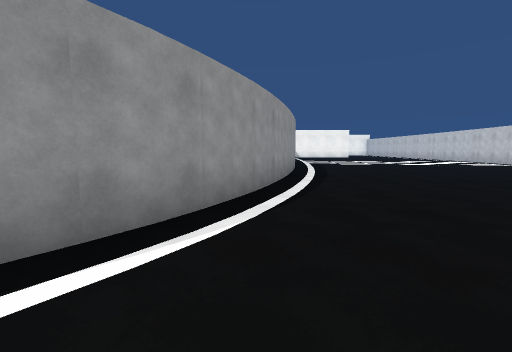
view 1 (above)

22 first-person views from a walk through a Unity game level. The camera is 1.5 m above the floor, tilts 6° down and sees 90° across. The floor is counted in squares, 2 m on a side. Each view is taken from the middle of a square. On the plan, view 1 faces up. The plan holds only what a view shows up to about 9 squares ahead; the rest is blank. The place goes on beyond the plan. Surface patterns are stand-ins for the level's own textures.

view 2
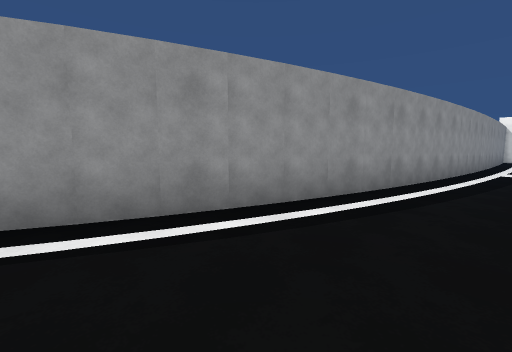

view 3
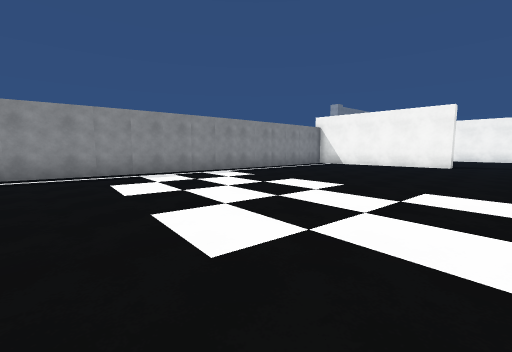

view 4
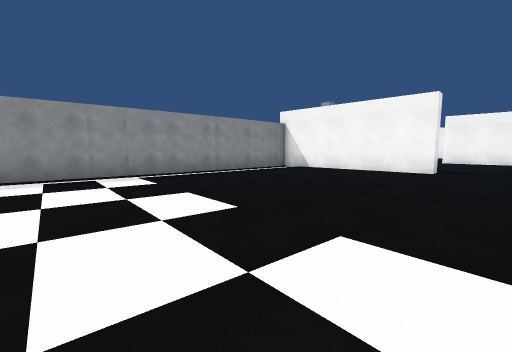

view 5
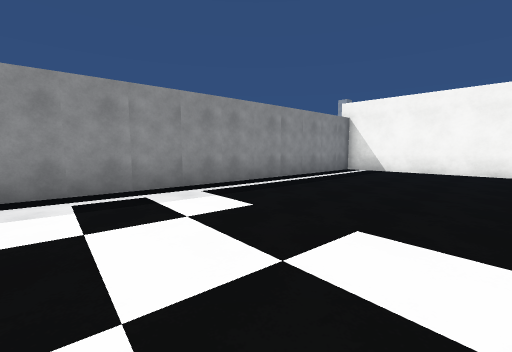

view 6
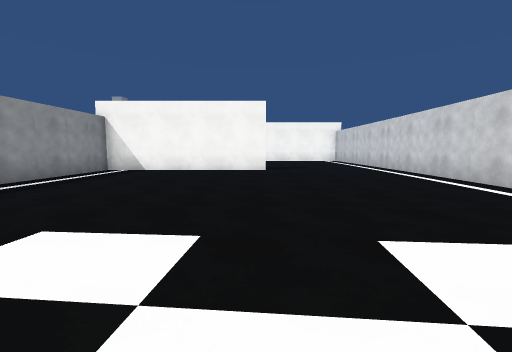

view 7
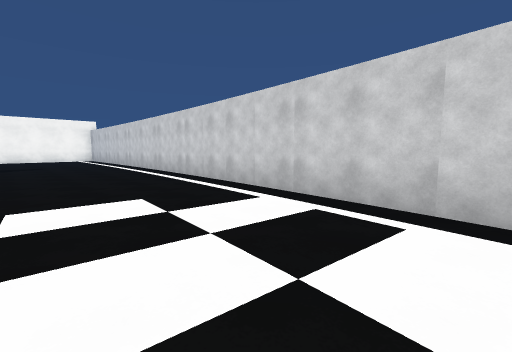

view 8
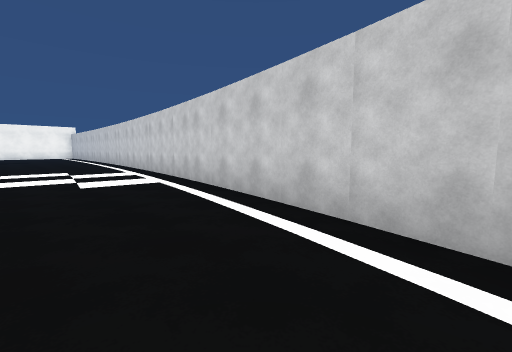

view 9
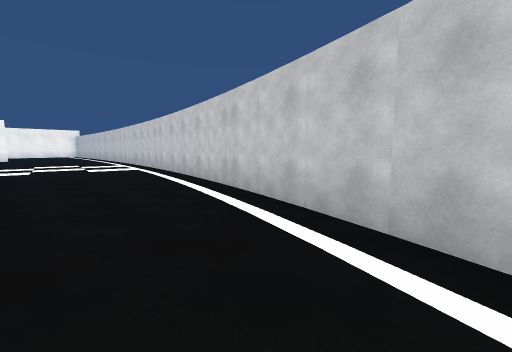

view 10
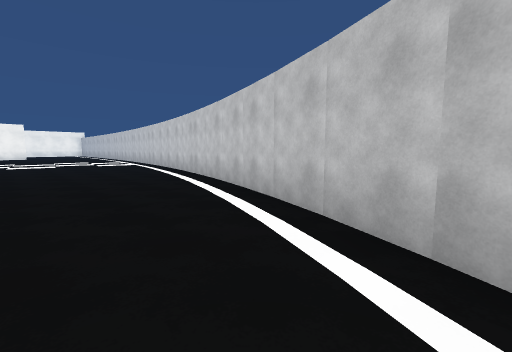

view 11
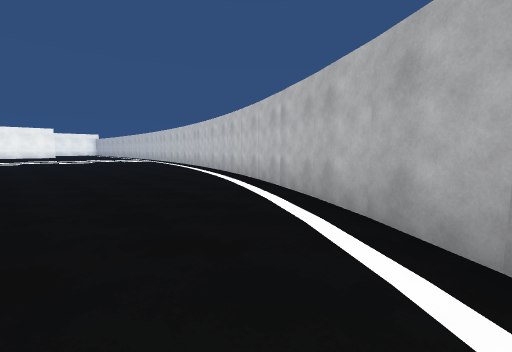

view 12
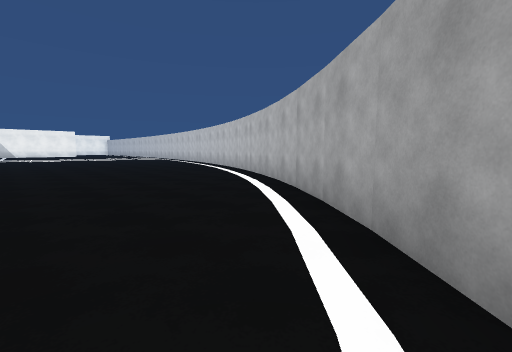

view 13
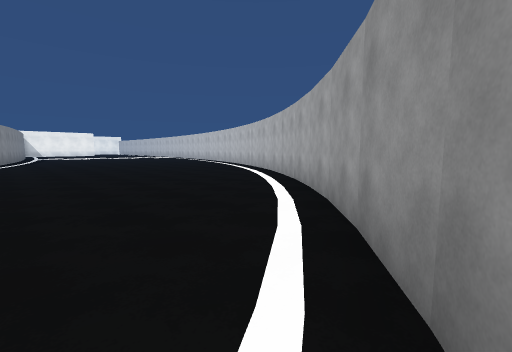

view 14
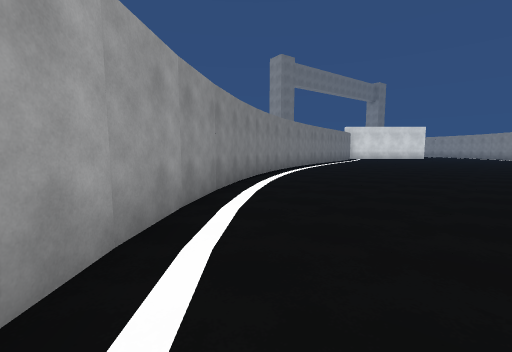

view 15
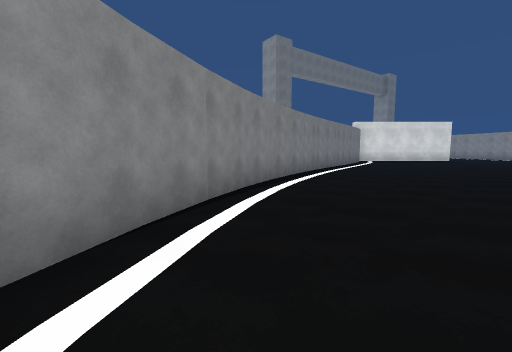

view 16
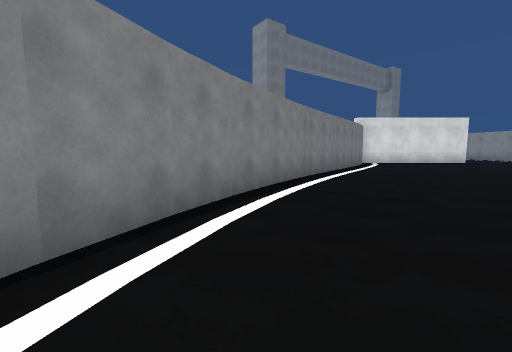

view 17
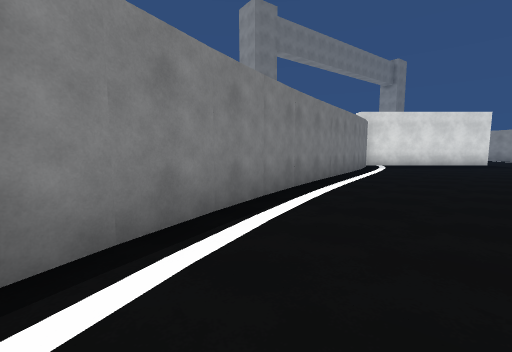

view 18
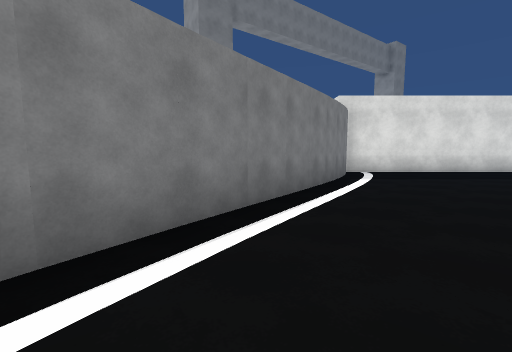

view 19
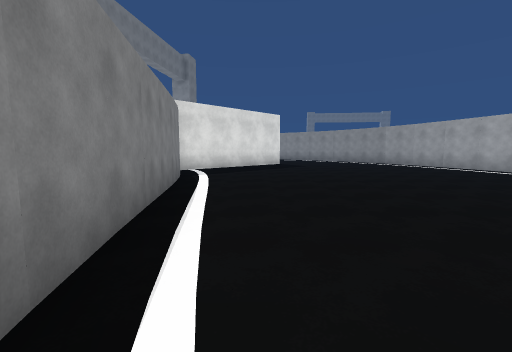

view 20
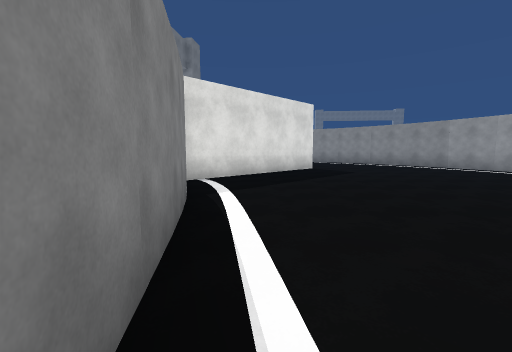

view 21
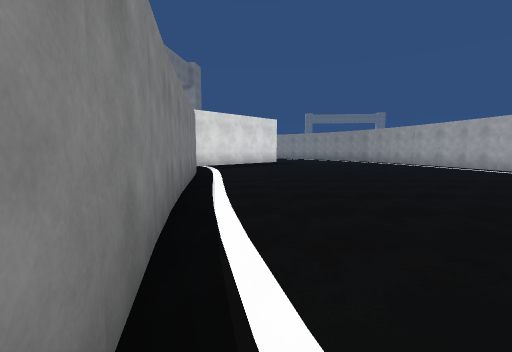

view 22
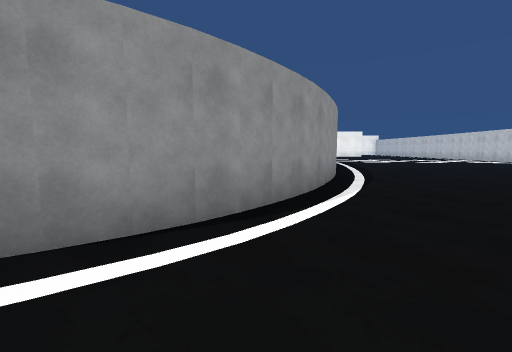

### Floor plan
Points are (right, up) in squares from view 1. A wall is a line through its corners. A room is listed if a view was taken in it or the views show most of it. See-through windows are left out.
Room 1 (views 1, 2, 3, 4, 5, 6, 7, 8, 9, 10, 11, 12, 13, 14, 15, 16, 17, 18, 19, 20, 21, 22)
walls: (0.9, 6.8) (-0.6, 3.1); (-0.7, 3.2) (-1, 2.5); (-1, 2.6) (-2.2, 1); (-2.1, 1) (-2.7, 0.5); (-2.6, 0.5) (-3.8, -0.3); (11.1, 4.9) (12.3, 10.4); (9.6, 0.4) (11.2, 5); (8.4, -1.9) (9.6, 0.5); (12.1, 10.4) (12.9, 16.8); (2.7, 19.5) (1.7, 10.1) (0.8, 6.8); (12.8, 16.8) (13.1, 23.1); (-11.5, -2.3) (-14.1, -2.9); (-0.2, -10.3) (3.4, -8.1) (6.4, -5.1) (8.6, -1.8); (2.7, 23) (2.5, 19.4); (-1.4, -10.7) (-0.1, -10.1); (8.4, 23.8) (8.4, 23.2) (3.4, 23.2); (-5, -11.9) (-1.3, -10.8); (-16.4, -3.6) (-16.9, -3.7); (-11.9, -13) (-4.9, -11.9); (-13.1, -13.4) (-11.8, -13); (-17.5, -10.3) (-13.9, -13.9)

Where each view was taken, in squares from view 1:
view 1: 0 up, 0 right, facing up
view 2: 4 up, 3 right, facing up-left
view 3: 11 up, 10 right, facing up-left
view 4: 14 up, 10 right, facing up-left
view 5: 14 up, 7 right, facing up-left
view 6: 14 up, 8 right, facing up
view 7: 12 up, 9 right, facing up-right
view 8: 6 up, 9 right, facing up-right
view 9: 2 up, 8 right, facing up-right
view 10: 1 down, 7 right, facing up-right
view 11: 4 down, 5 right, facing up-right
view 12: 7 down, 3 right, facing up-right
view 13: 9 down, 1 right, facing up-right
view 14: 5 down, 5 right, facing down-left
view 15: 7 down, 2 right, facing down-left
view 16: 8 down, 0 right, facing down-left
view 17: 9 down, 2 left, facing down-left
view 18: 10 down, 6 left, facing down-left
view 19: 11 down, 5 left, facing left
view 20: 12 down, 8 left, facing left
view 21: 11 down, 3 left, facing left
view 22: 2 down, 2 left, facing up
